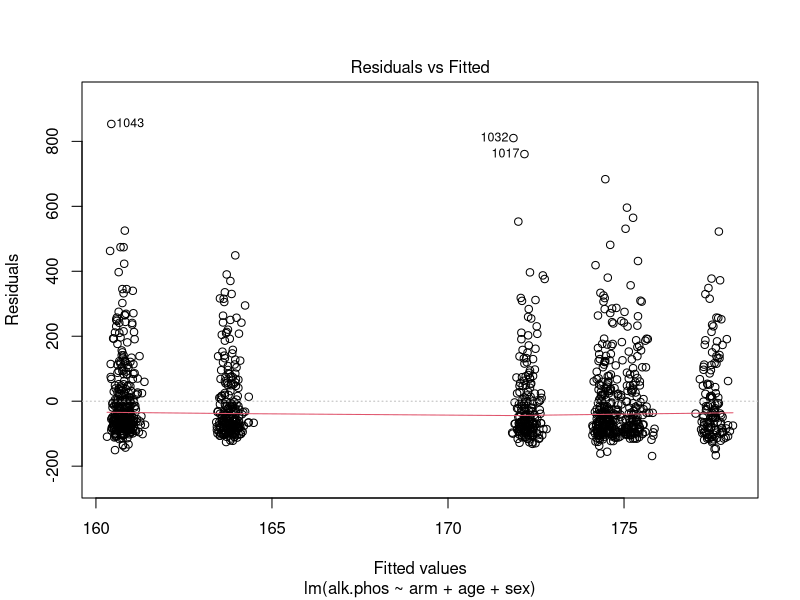
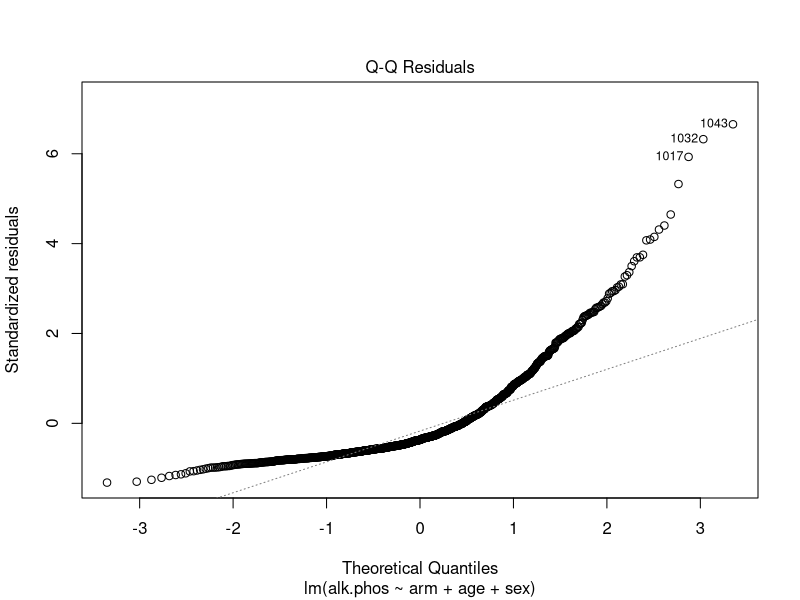
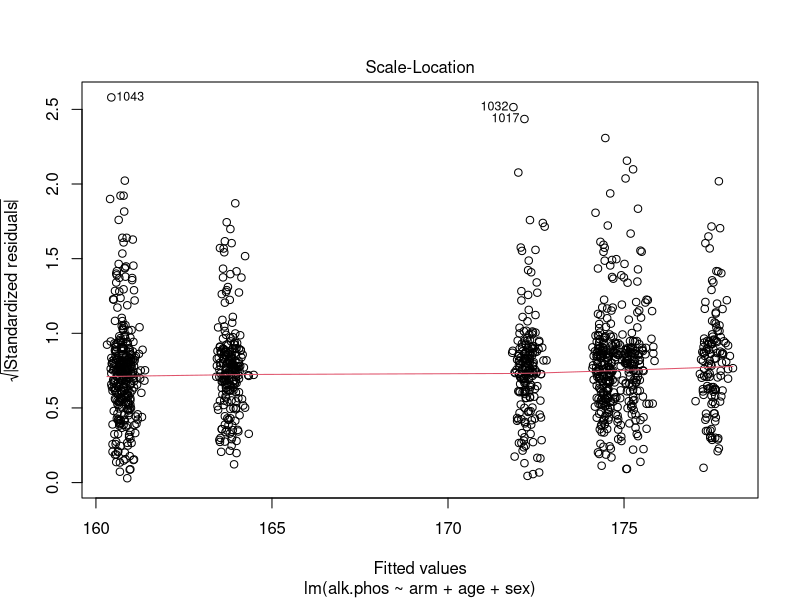
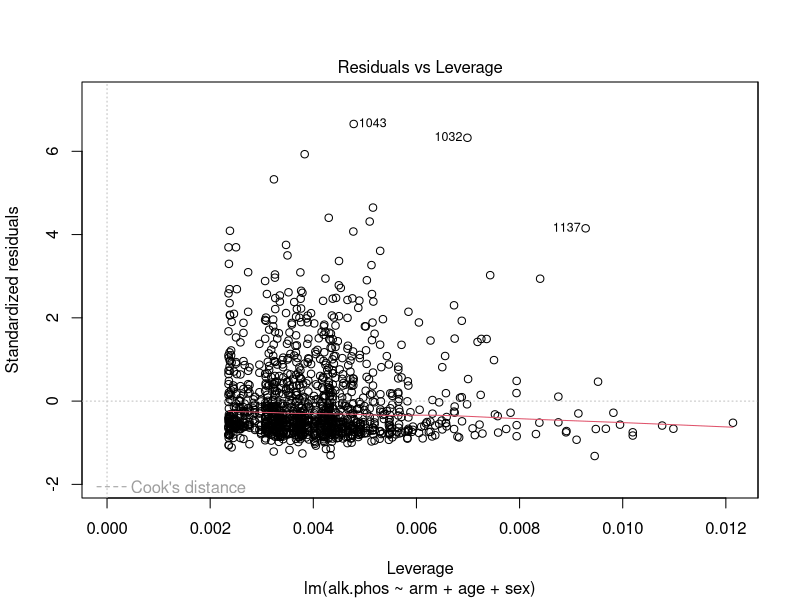
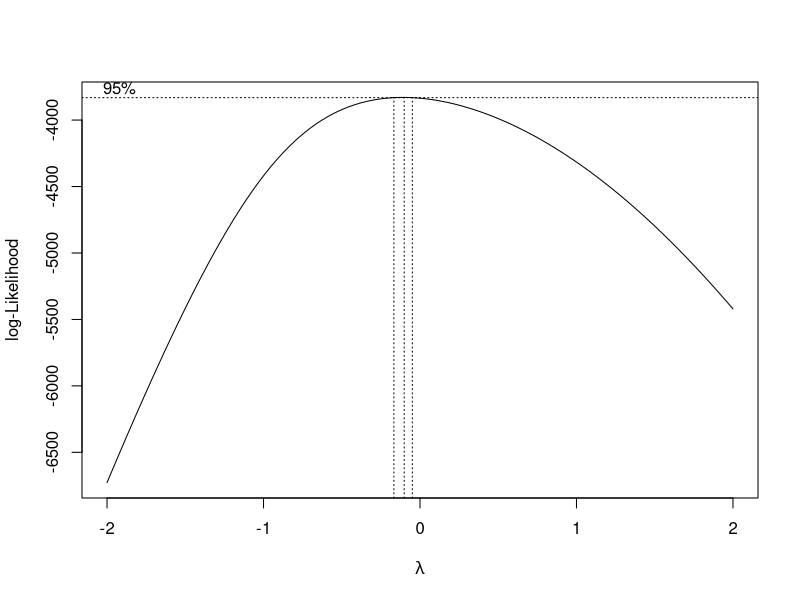
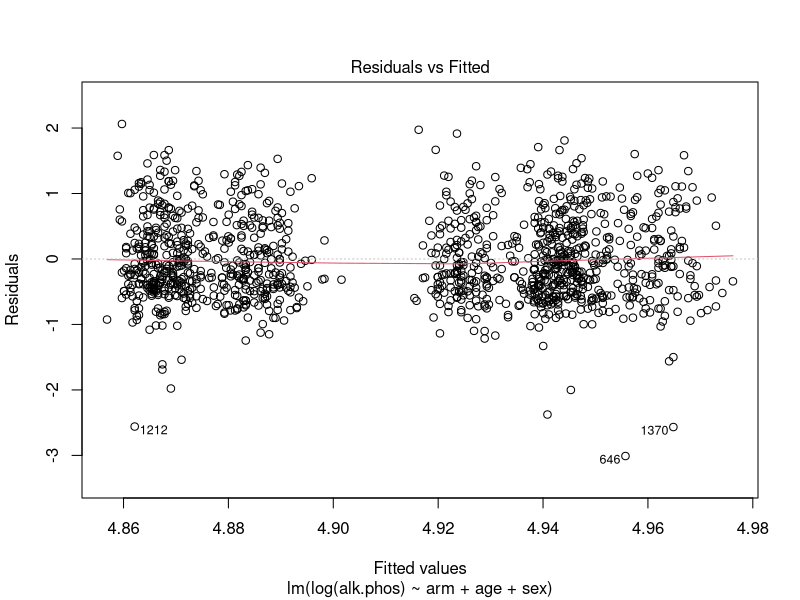
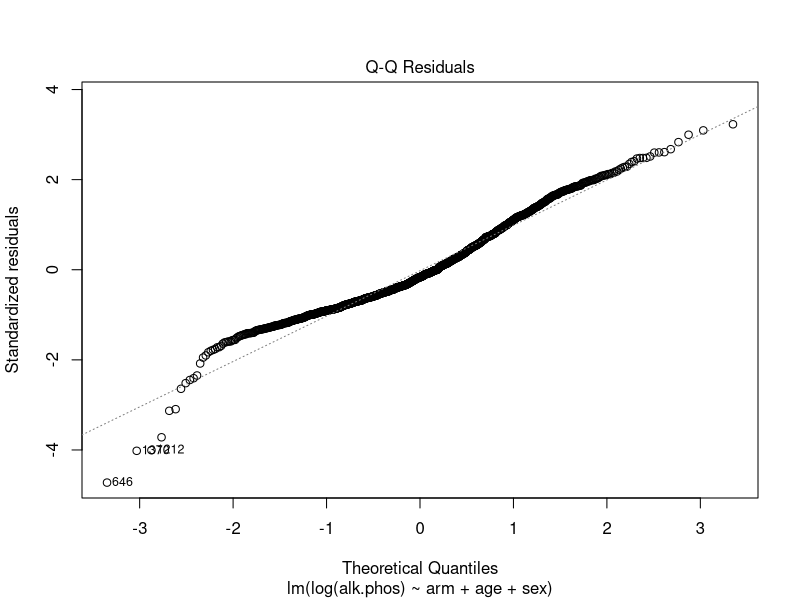
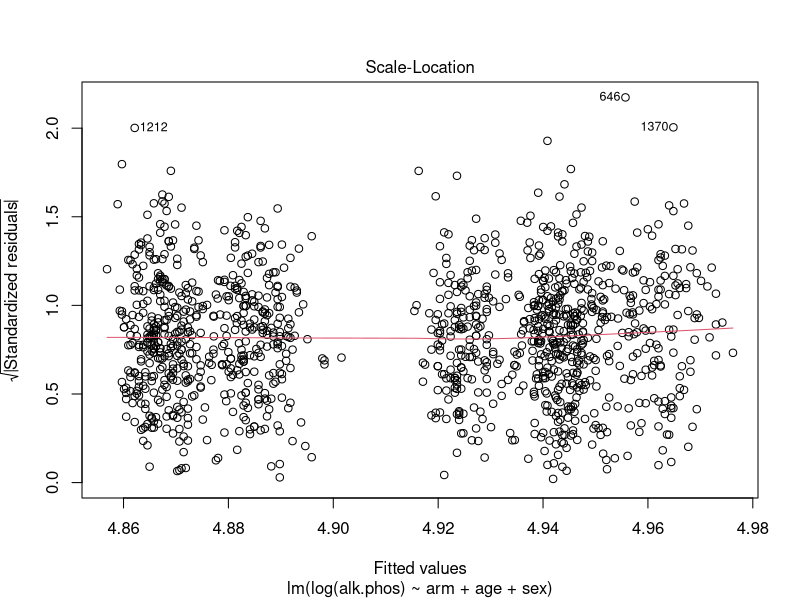

Reproduce these figures in R, in order. (Note: this script raises an error after producing the figures.)
## ---- chunk 1
require(knitr)
require(broom)
require(gam)
require(MASS)
require(pROC)
require(rpart)
 
opts_chunk$set(comment = NA, echo=TRUE, prompt=TRUE, collapse=TRUE)

## ---- chunk 2
require(arsenal)
data(mockstudy) # load data
dim(mockstudy)  # look at how many subjects and variables are in the dataset 
# help(mockstudy) # learn more about the dataset and variables
str(mockstudy) # quick look at the data
## ---- chunk 3
tab1 <- modelsum(bmi ~ sex + age, data=mockstudy)
## ---- chunk 4
summary(tab1, text=TRUE)
## ---- chunk 5
summary(tab1)
## ---- chunk 6
as.data.frame(tab1)
## ---- chunk 7
tab2 <- modelsum(alk.phos ~ arm + ps + hgb, adjust= ~age + sex, data=mockstudy)
summary(tab2)
## ---- chunk 8
fit <- lm(alk.phos ~ arm + age + sex, data=mockstudy)
summary(fit)
plot(fit)
## ---- chunk 9
require(MASS)
boxcox(fit)
## ---- chunk 10
fit2 <- lm(log(alk.phos) ~ arm + age + sex, data=mockstudy)
summary(fit2)
plot(fit2)
## ---- chunk 11
require(gam)
fit3 <- lm(log(alk.phos) ~ arm + ns(age, df=2) + sex, data=mockstudy)

# test whether there is a difference between models 
stats::anova(fit2,fit3)

# look at functional form of age
termplot(fit3, term=2, se=T, rug=T)
## ---- chunk 12
tmp <- tidy(fit3) # coefficients, p-values
class(tmp)
tmp

glance(fit3)
## ---- chunk 13
ms.logy <- modelsum(log(alk.phos) ~ arm + ps + hgb, data=mockstudy, adjust= ~age + sex, 
                    family=gaussian,  
                    gaussian.stats=c("estimate","CI.lower.estimate","CI.upper.estimate","p.value"))
summary(ms.logy)
## ---- chunk 14
boxplot(age ~ mdquality.s, data=mockstudy, ylab=attr(mockstudy$age,'label'), xlab='mdquality.s')

fit <- glm(mdquality.s ~ age + sex, data=mockstudy, family=binomial)
summary(fit)

# create Odd's ratio w/ confidence intervals
tmp <- data.frame(summary(fit)$coef)
tmp

tmp$OR <- round(exp(tmp[,1]),2)
tmp$lower.CI <- round(exp(tmp[,1] - 1.96* tmp[,2]),2)
tmp$upper.CI <- round(exp(tmp[,1] + 1.96* tmp[,2]),2)
names(tmp)[4] <- 'P-value'

kable(tmp[,c('OR','lower.CI','upper.CI','P-value')])

# Assess the predictive ability of the model

# code using the pROC package
require(pROC)
pred <- predict(fit, type='response')
tmp <- pROC::roc(mockstudy$mdquality.s[!is.na(mockstudy$mdquality.s)]~ pred, plot=TRUE, percent=TRUE)
tmp$auc

## ---- chunk 15
tidy(fit, exp=T, conf.int=T) # coefficients, p-values, conf.intervals

glance(fit) # model summary statistics
## ---- chunk 16
summary(modelsum(mdquality.s ~ age + bmi, data=mockstudy, adjust=~sex, family=binomial))

fitall <- modelsum(mdquality.s ~ age, data=mockstudy, family=binomial,
                   binomial.stats=c("Nmiss2","OR","p.value"))
summary(fitall)
## ---- chunk 17
require(survival)

# multivariable model with all 3 terms
fit  <- coxph(Surv(fu.time, fu.stat) ~ age + sex + arm, data=mockstudy)
summary(fit)

# check proportional hazards assumption
fit.z <- cox.zph(fit)
fit.z
plot(fit.z[1], resid=FALSE) # makes for a cleaner picture in this case
abline(h=coef(fit)[1], col='red')

# check functional form for age using pspline (penalized spline)
# results are returned for the linear and non-linear components
fit2 <- coxph(Surv(fu.time, fu.stat) ~ pspline(age) + sex + arm, data=mockstudy)
fit2

# plot smoothed age to visualize why significant
termplot(fit2, se=T, terms=1)
abline(h=0)

# The c-statistic comes out in the summary of the fit
summary(fit2)$concordance

# It can also be calculated using the survConcordance function
survConcordance(Surv(fu.time, fu.stat) ~ predict(fit2), data=mockstudy)
## ---- chunk 18
tidy(fit) # coefficients, p-values

glance(fit) # model summary statistics
## ---- chunk 19
##Note: You must use quotes when specifying family="survival" 
##      family=survival will not work
summary(modelsum(Surv(fu.time, fu.stat) ~ arm, 
                 adjust=~age + sex, data=mockstudy, family="survival"))

##Note: the pspline term is not working yet
#summary(modelsum(Surv(fu.time, fu.stat) ~ arm, 
#                adjust=~pspline(age) + sex, data=mockstudy, family='survival'))
## ---- chunk 20
require(rpart) ##just to get access to solder dataset
data(solder)
hist(solder$skips)

fit <- glm(skips ~ Opening + Solder + Mask , data=solder, family=poisson)
stats::anova(fit, test='Chi')
summary(fit)
## ---- chunk 21
1-pchisq(fit$deviance, fit$df.residual)
## ---- chunk 22
fit2 <- glm(skips ~ Opening + Solder + Mask, data=solder, family=quasipoisson)
summary(fit2)
## ---- chunk 23
tidy(fit) # coefficients, p-values

glance(fit) # model summary statistics
## ---- chunk 24
summary(modelsum(skips~Opening + Solder + Mask, data=solder, family="quasipoisson"))
summary(modelsum(skips~Opening + Solder + Mask, data=solder, family="poisson"))
## ---- chunk 25
# add .01 to the follow-up time (.01*1 day) in order to keep everyone in the analysis
fit <- glm(fu.stat ~ offset(log(fu.time+.01)) + age + sex + arm, data=mockstudy, family=poisson)
summary(fit)
1-pchisq(fit$deviance, fit$df.residual)

coef(coxph(Surv(fu.time,fu.stat) ~ age + sex + arm, data=mockstudy))
coef(fit)[-1]

# results from the Poisson model can then be described as risk ratios (similar to the hazard ratio)
exp(coef(fit)[-1])

# As before, we can model the dispersion which alters the standard error
fit2 <- glm(fu.stat ~ offset(log(fu.time+.01)) + age + sex + arm, 
            data=mockstudy, family=quasipoisson)
summary(fit2)
## ---- chunk 26
tidy(fit) ##coefficients, p-values

glance(fit) ##model summary statistics
## ---- chunk 27
summary(modelsum(fu.stat ~ age, adjust=~offset(log(fu.time+.01))+ sex + arm, 
                 data=mockstudy, family=poisson))
                 
## ---- chunk 28
mycontrols  <- modelsum.control(gaussian.stats=c("estimate","std.error","adj.r.squared","Nmiss"),
                                show.adjust=FALSE, show.intercept=FALSE)                            
tab2 <- modelsum(bmi ~ age, adjust=~sex, data=mockstudy, control=mycontrols)
summary(tab2)
## ---- chunk 29
tab3 <- modelsum(bmi ~  age, adjust=~sex, data=mockstudy,
                 gaussian.stats=c("estimate","std.error","adj.r.squared","Nmiss"), 
                 show.intercept=FALSE, show.adjust=FALSE)
summary(tab3)
## ---- chunk 30
## Look at one variable's label
attr(mockstudy$age,'label')

## See all the variables with a label
unlist(lapply(mockstudy,'attr','label'))

## or
cbind(sapply(mockstudy,attr,'label'))
## ---- chunk 31
attr(mockstudy$age,'label')  <- 'Age, yrs'

tab1 <- modelsum(bmi ~  age, adjust=~sex, data=mockstudy)
summary(tab1)
## ---- chunk 32
labels(mockstudy)  <- c(age = 'Age, yrs')

tab1 <- modelsum(bmi ~  age, adjust=~sex, data=mockstudy)
summary(tab1)
## ---- chunk 33
mylabels <- list(sexFemale = "Female", age ="Age, yrs")
summary(tab1, labelTranslations = mylabels)
## ---- chunk 34
labels(tab1)
labels(tab1) <- c(sexFemale="Female", age="Baseline Age (yrs)")
labels(tab1)
## ---- chunk 35
summary(tab1)
## ---- chunk 36
summary(modelsum(age~mdquality.s+sex, data=mockstudy), show.intercept=FALSE)
## ---- chunk 37
summary(modelsum(mdquality.s ~ age + bmi, data=mockstudy, adjust=~sex, family=binomial),
        show.adjust=FALSE)  
## ---- chunk 38
# create a vector specifying the variable names
myvars <- names(mockstudy)

# select the 8th through the 12th
# paste them together, separated by the + sign
RHS <- paste(myvars[8:12], collapse="+")
RHS

# create a formula using the as.formula function
as.formula(paste('mdquality.s ~ ', RHS))

# use the formula in the modelsum function
summary(modelsum(as.formula(paste('mdquality.s ~', RHS)), family=binomial, data=mockstudy))
## ---- chunk 39
## The formulize function does the paste and as.formula steps
tmp <- formulize('mdquality.s',myvars[8:10])
tmp

## More complex formulas could also be written using formulize
tmp2 <- formulize('mdquality.s',c('ps','hgb','sqrt(bmi)'))

## use the formula in the modelsum function
summary(modelsum(tmp, data=mockstudy, family=binomial))
## ---- chunk 40
newdata <- subset(mockstudy, subset=age>50 & arm=='F: FOLFOX', select = c(age,sex, bmi:alk.phos))
dim(mockstudy)
table(mockstudy$arm)
dim(newdata)
names(newdata)
## ---- chunk 41
summary(modelsum(alk.phos ~ ., data=newdata))
## ---- chunk 42
summary(modelsum(log(alk.phos) ~ sex + ps + bmi, subset=age>50 & arm=="F: FOLFOX", data=mockstudy))
summary(modelsum(alk.phos ~ ps + bmi, adjust=~sex, subset = age>50 & bmi<24, data=mockstudy))
summary(modelsum(alk.phos ~ ps + bmi, adjust=~sex, subset=1:30, data=mockstudy))
## ---- chunk 43
## create a variable combining the levels of mdquality.s and sex
with(mockstudy, table(interaction(mdquality.s,sex)))
## ---- chunk 44
summary(modelsum(age ~ interaction(mdquality.s,sex), data=mockstudy))
## ---- chunk 45
summary(modelsum(arm=="F: FOLFOX" ~ I(age/10) + log(bmi) + mdquality.s,
                 data=mockstudy, family=binomial))
## ---- chunk 46
mytab <- modelsum(bmi ~ sex + alk.phos + age, data=mockstudy)
mytab2 <- mytab[c('age','sex','alk.phos')]
summary(mytab2)
summary(mytab[c('age','sex')])
summary(mytab[c(3,1)])
## ---- chunk 47
## demographics
tab1 <- modelsum(bmi ~ sex + age, data=mockstudy)
## lab data
tab2 <- modelsum(mdquality.s ~ hgb + alk.phos, data=mockstudy, family=binomial)
                
tab12 <- merge(tab1,tab2)
class(tab12)

##ERROR: The merge works, but not the summary
#summary(tab12)
## ---- chunk 48
t1 <- modelsum(bmi ~ sex + age, data=mockstudy)
summary(t1, title='Demographics')
## ---- chunk 49
## look at how many missing values there are for each variable
apply(is.na(mockstudy),2,sum)
## ---- chunk 50
## Show how many subjects have each variable (non-missing)
summary(modelsum(bmi ~ ast + age, data=mockstudy,
                control=modelsum.control(gaussian.stats=c("N","estimate"))))

## Always list the number of missing values
summary(modelsum(bmi ~ ast + age, data=mockstudy,
                control=modelsum.control(gaussian.stats=c("Nmiss2","estimate"))))

## Only show the missing values if there are some (default)
summary(modelsum(bmi ~ ast + age, data=mockstudy, 
                control=modelsum.control(gaussian.stats=c("Nmiss","estimate"))))

## Don't show N at all
summary(modelsum(bmi ~ ast + age, data=mockstudy, 
                control=modelsum.control(gaussian.stats=c("estimate"))))
## ---- chunk 51
summary(modelsum(bmi ~ sex + age + fu.time, data=mockstudy), digits=4, digits.test=2)
## ---- chunk 52
mockstudy$agegp <- cut(mockstudy$age, breaks=c(18,50,60,70,90), right=FALSE)

## create weights based on agegp and sex distribution
tab1 <- with(mockstudy,table(agegp, sex))
tab1
tab2 <- with(mockstudy, table(agegp, sex, arm))
gpwts <- rep(tab1, length(unique(mockstudy$arm)))/tab2

## apply weights to subjects
index <- with(mockstudy, cbind(as.numeric(agegp), as.numeric(sex), as.numeric(as.factor(arm)))) 
mockstudy$wts <- gpwts[index]

## show weights by treatment arm group
tapply(mockstudy$wts,mockstudy$arm, summary)
## ---- chunk 53
mockstudy$newvarA <- as.numeric(mockstudy$arm=='A: IFL')
tab1 <- modelsum(newvarA ~ ast + bmi + hgb, data=mockstudy, subset=(arm !='G: IROX'), 
                 family=binomial)
summary(tab1, title='No Case Weights used')

suppressWarnings({
tab2 <- modelsum(newvarA ~ ast + bmi + hgb, data=mockstudy, subset=(arm !='G: IROX'), 
                 weights=wts, family=binomial)
summary(tab2, title='Case Weights used')
})
## ---- chunk 54
summary(tab2, text=T)
tmp <- as.data.frame(tab2)
tmp
# write.csv(tmp, '/my/path/here/mymodel.csv')
## ---- chunk 55
args(modelsum.control)
## ---- chunk 56
args(arsenal:::summary.modelsum)
